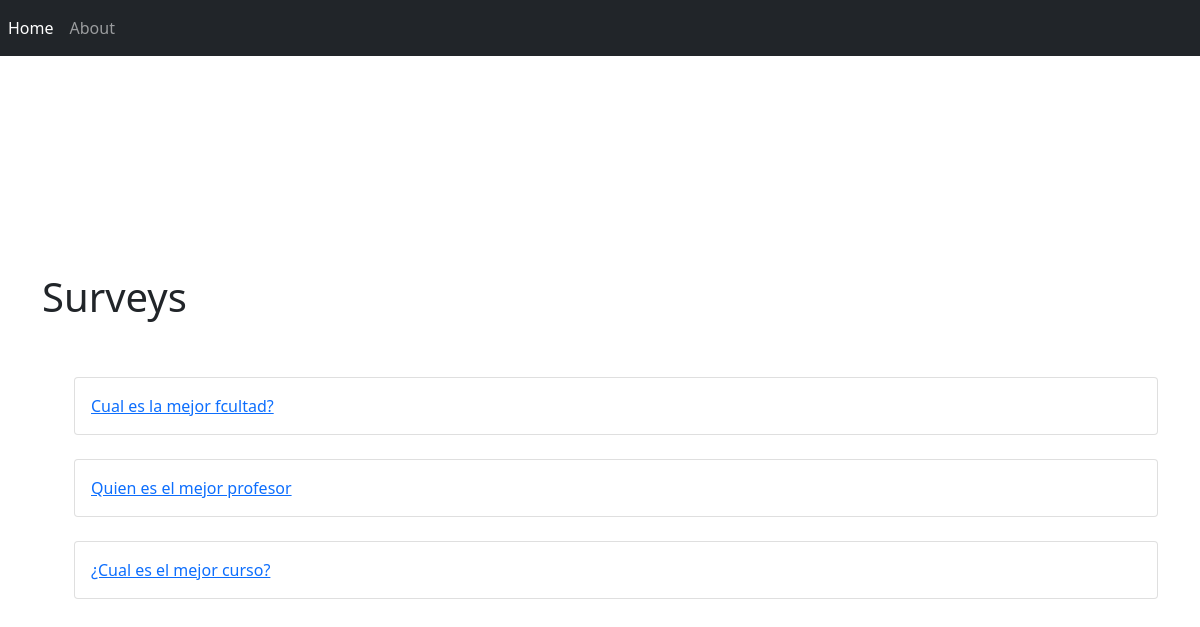
Before: /polls/ with the older database file.
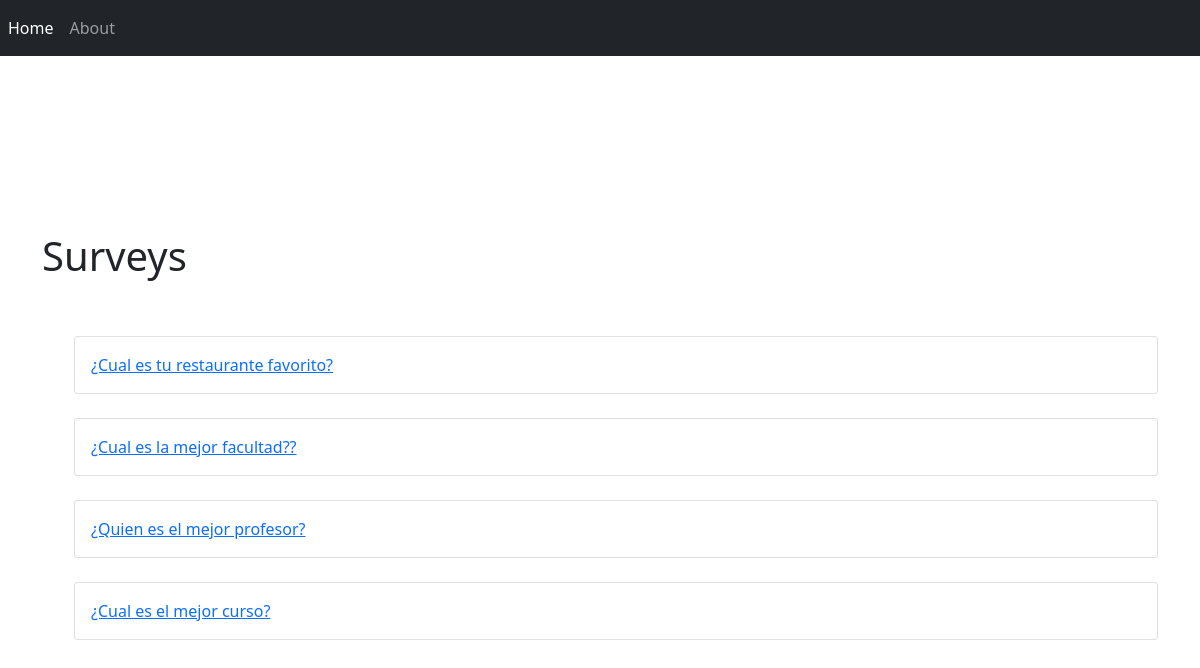
After: the same page with the newer database file.
### polls/models.py (models this page shows, shortened)
class Question(models.Model):
    question_text = models.CharField(max_length=200)
    pub_date = models.DateTimeField("date published")

### polls/views.py (the view)
# urls.py: path("", views.IndexView.as_view(), name="index"),  ##Based on classes
class IndexView (generic.ListView):
    template_name = "polls/index.html"
    context_object_name = "latest_question_list"
    def get_queryset(self):
        return Question.objects.order_by("-pub_date")[:5]

### polls/templates/polls/index.html (shortened to what this page needs)
<!doctype html>
<html lang="en">
  <head>
    <link href="https://cdn.jsdelivr.net/npm/bootstrap@5.0.2/dist/css/bootstrap.min.css" rel="stylesheet">
  </head>
  <header>
      <nav class="navbar navbar-expand navbar-dark bg-dark">
        <div class="collapse navbar-collapse" id="navbarNavAltMarkup">
          <div class="navbar-nav">
            <a class="nav-item nav-link active" href="{% url 'polls:index' %}">Home</a>
            <a class="nav-item nav-link" href="{% url 'polls:about' %}">About</a>
          </div>
        </div>
      </nav>
  </header>
  <body>
    <div class="container">
        <div class="row align-items-center" style="min-height: 100vh">
            <div class="col-md-12">
              <h1>Surveys</h1>
              <br></br>
                {% if latest_question_list %}
                <ul>
                {% for question in latest_question_list %}
                    <div class="card">
                        <div class="card-body">
                            <a href="{% url 'polls:detail' question.id %}">{{ question.question_text }}</a>
                        </div>
                    </div>
                    <br>
                {% endfor %}
                </ul>
                {% else %}
                    <p>No polls are available.</p>
                {% endif %}
            </div>
        </div>
    </div>
  </body>
</html>

Changed rows visible on the page:
removed Question: question_text "Cual es la mejor fcultad?"
removed Question: question_text "Quien es el mejor profesor"
added Question: question_text "¿Cual es tu restaurante favorito?"
added Question: question_text "¿Cual es la mejor facultad??"
added Question: question_text "¿Quien es el mejor profesor?"
